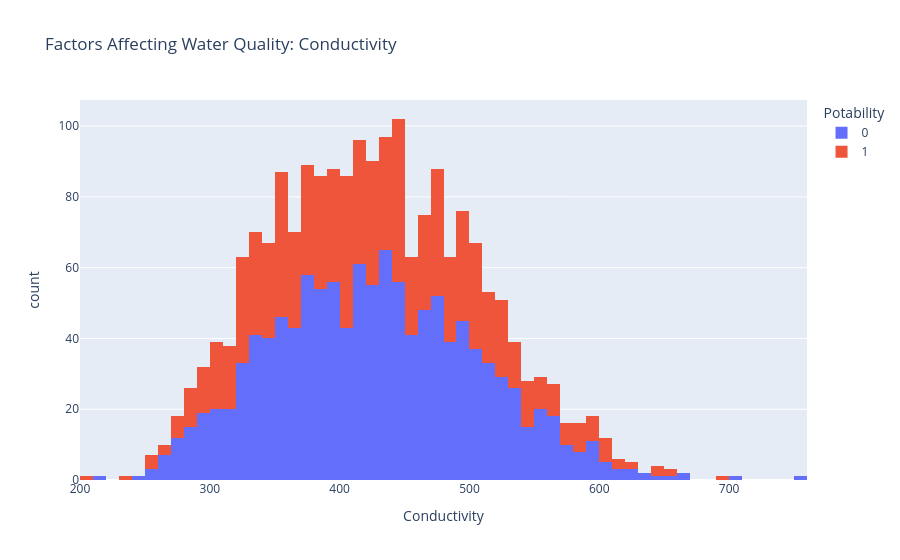

The code cell stored with this chart in its notebook:
### Code cell
figure = px.histogram(data, x = "Conductivity", 
                      color = "Potability", 
                      title= "Factors Affecting Water Quality: Conductivity")
figure.show()

### Figure 1 — Plotly figure (JSON) as saved in the notebook; plotly's stock layout.template omitted (floating-point values rounded to 4 significant figures; data arrays with more than 128 entries replaced by an {"elided": "..."} marker saying what was removed)
{"data": [{"bingroup": "x", "hovertemplate": "Potability=0<br>Conductivity=%{x}<br>count=%{y}<extra></extra>", "legendgroup": "0", "marker": {"color": "#636efa", "pattern": {"shape": ""}}, "name": "0", "orientation": "v", "showlegend": true, "type": "histogram", "x": {"elided": "1200 float values"}, "xaxis": "x", "yaxis": "y"}, {"bingroup": "x", "hovertemplate": "Potability=1<br>Conductivity=%{x}<br>count=%{y}<extra></extra>", "legendgroup": "1", "marker": {"color": "#EF553B", "pattern": {"shape": ""}}, "name": "1", "orientation": "v", "showlegend": true, "type": "histogram", "x": {"elided": "811 float values"}, "xaxis": "x", "yaxis": "y"}], "layout": {"barmode": "relative", "legend": {"title": {"text": "Potability"}, "tracegroupgap": 0}, "title": {"text": "Factors Affecting Water Quality: Conductivity"}, "xaxis": {"anchor": "y", "domain": [0, 1], "title": {"text": "Conductivity"}}, "yaxis": {"anchor": "x", "domain": [0, 1], "title": {"text": "count"}}}}
